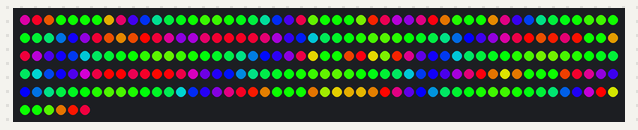
Recording of a sketch running on a simulated Arduino Uno, built with avr-gcc and run on an emulated ATmega328P. Shown: 256 RGB LEDs in strip order, left to right, continuing on the next row. Random numbers use the default seed unless the sketch sets one.

Above: at 0.15 s.
At 10.19 s:
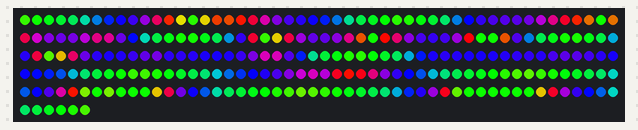
At 12.96 s:
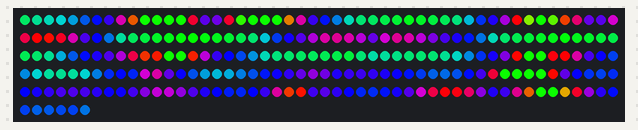
At 19.42 s:
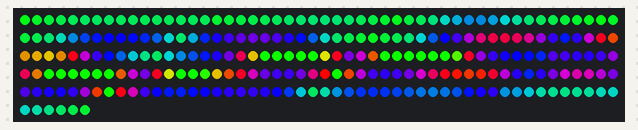
At 24.44 s:
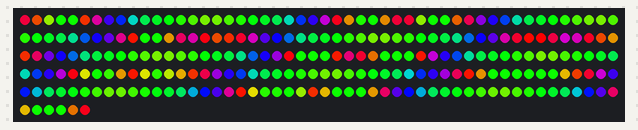
At 39.61 s:
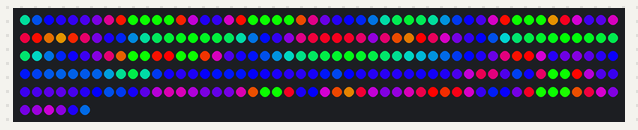

The sketch:

lsd_matrix.ino
```cpp
#include "FastLED.h"


// SETTINGS

#define LEDS_PIN A0    // label near hole with green wire, does not matter analog or digital
#define SIZE 16        // amount of leds in one edge  (16 for 16x16 matrix)

#define BLOBS_NUM 4    // amount blobs. lot of blobs = laggs
#define BLOBS_SIZE 30  // select empirically depending on the amount
#define BLOBS_SPEED 2  // speed of blobs

#define BRIGHTNESS 255 // brightness from 1 to 255

#define ZIGZAG true    // zigzag or progressive matrix layout
#define TOR_X true     // toroid space on x axis
#define TOR_Y false    // toroid space on y axis


// SETTINGS END

#define SCALE 16      // multiplier of mapsize. instead of float coords
#define LEDS_NUM SIZE*SIZE
#define MAPSIZE SIZE*SCALE


class Blob {
  public:
   uint8_t x;
   uint8_t y;
   int8_t x_m;
   int8_t y_m;
   int r;

   Blob() {
     x = random(MAPSIZE);
     y = random(MAPSIZE);
     r = BLOBS_SIZE * random(100, 160);
     x_m = random(1, 3) * BLOBS_SPEED;
     y_m = random(1, 3) * BLOBS_SPEED;
   };

  void update() {
     if (x <= -x_m || x >= MAPSIZE - x_m) {
     #if !TOR_X
         x_m *= -1;
     #elif MAPSIZE != 256
         x = MAPSIZE - x;
     #endif
     }

     if (y <= -y_m || y >= MAPSIZE - y_m) {
     #if !TOR_Y
         y_m *= -1;
     #elif MAPSIZE != 256
         x = MAPSIZE - x;
     #endif
     }

     x += x_m;
     y += y_m;
  }

  float dist(uint8_t x_, uint8_t y_) {
   int xd = abs(x_ - x);
   int yd = abs(y_ - y);

   #if TOR_X
     xd = min(xd, MAPSIZE-xd);
   #endif

   #if TOR_Y
     yd = min(yd, MAPSIZE-yd);
   #endif

   return (float) r / sqrt(((long) xd*xd + (long)yd*yd + 1));
  }

};

CRGB leds[LEDS_NUM];
Blob blobs[BLOBS_NUM];

void setup() {
  randomSeed(analogRead(0));
  FastLED.addLeds<WS2811, LEDS_PIN, RGB>(leds, LEDS_NUM);
  for (byte b = 0; b < BLOBS_NUM; b++)
    blobs[b] = Blob();

 for (byte b = 0; b < BLOBS_NUM / 2; b++) {
   if (TOR_X) blobs[b].x_m *= -1;
   if (TOR_Y) blobs[b].y_m *= -1;
 }

}


uint8_t x, y, x_s, y_s, b, i;
float sum;

void loop() {
  for (b = 0; b < BLOBS_NUM; b++)
      blobs[b].update();

   for (x = 0; x < SIZE; x++) {
       x_s = x * SCALE;

       for (y = 0; y < SIZE; y++) {

            #if ZIGZAG
              i = x*SIZE + (x&1 ? SIZE-1-y : y);  // x&1 == x%2;
            #else
              i = x*SIZE + y;
            #endif

            y_s = y * SCALE;
            sum = 0;

            for (b = 0; b < BLOBS_NUM; b++)
                sum += blobs[b].dist(x_s, y_s);

            sum = constrain(sum, 0, 350);
            leds[i] = CHSV(sum, 255, BRIGHTNESS);
        }

    }

    FastLED.show();
}
```
